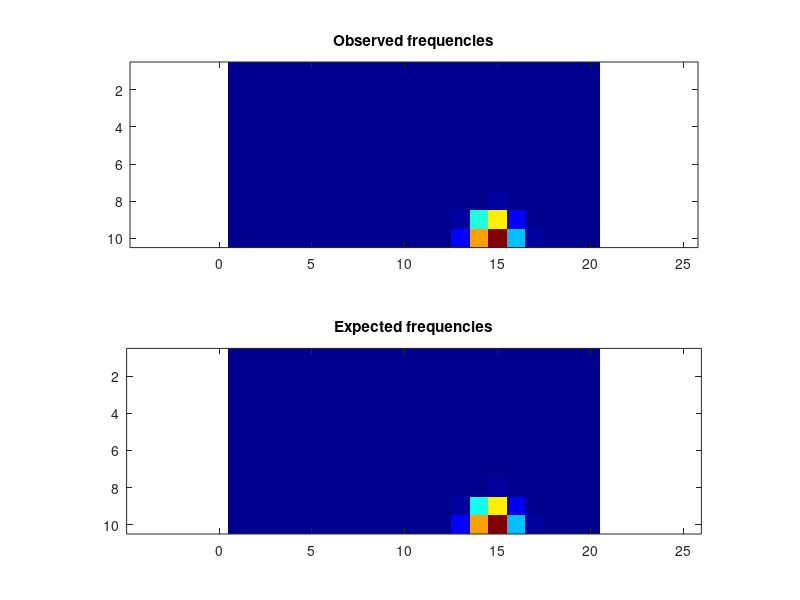

Write the MATLAB code that produced this figure.
obsFrequencies = [ 0, 0, 0, 0, 0, 0, 0, 0, 0, 0, 0, 0, 0, 0, 0, 0, 0, 0, 0, 0; 0, 0, 0, 0, 0, 0, 0, 0, 0, 0, 0, 0, 0, 0, 0, 0, 0, 0, 0, 0; 0, 0, 0, 0, 0, 0, 0, 0, 0, 0, 0, 0, 0, 0, 0, 0, 0, 0, 0, 0; 0, 0, 0, 0, 0, 0, 0, 0, 0, 0, 0, 0, 0, 0, 0, 0, 0, 0, 0, 0; 0, 0, 0, 0, 0, 0, 0, 0, 0, 0, 0, 0, 0, 0, 0, 0, 0, 0, 0, 0; 0, 0, 0, 0, 0, 0, 0, 0, 0, 0, 0, 0, 0, 0, 0, 0, 0, 0, 0, 0; 0, 0, 0, 0, 0, 0, 0, 0, 0, 0, 0, 0, 0, 7, 6, 1, 0, 0, 0, 0; 0, 0, 0, 0, 0, 0, 0, 0, 0, 0, 0, 0, 44, 2372, 4664, 356, 1, 0, 0, 0; 0, 0, 0, 0, 0, 0, 0, 0, 0, 0, 0, 65, 7442, 116762, 189277, 32538, 639, 1, 0, 0; 2, 1, 0, 0, 0, 0, 2, 4, 3, 10, 117, 2090, 34846, 212764, 297409, 90468, 7695, 379, 31, 4 ];
expFrequencies = [ 0, 0, 0, 0, 0, 0, 0, 0, 0, 0, 0, 0, 0, 0, 0, 0, 0, 0, 0, 0; 0, 0, 0, 0, 0, 0, 0, 0, 0, 0, 0, 0, 0, 0, 0, 0, 0, 0, 0, 0; 0, 0, 0, 0, 0, 0, 0, 0, 0, 0, 0, 0, 0, 0, 0, 0, 0, 0, 0, 0; 0, 0, 0, 0, 0, 0, 0, 0, 0, 0, 0, 0, 0, 0, 0, 0, 0, 0, 0, 0; 0, 0, 0, 0, 0, 0, 0, 0, 0, 0, 0, 0, 0, 0, 0, 0, 0, 0, 0, 0; 0, 0, 0, 0, 0, 0, 0, 0, 0, 7.99244e-37, 1.60268e-24, 1.9651e-14, 1.85937e-07, 0.000559478, 0.00171477, 1.64615e-05, 5.77741e-11, 8.84273e-20, 3.00601e-31, 0; 8.61357e-36, 0, 0, 0, 0, 0, 0, 1.86997e-39, 6.88866e-31, 3.94783e-22, 4.98056e-14, 2.49265e-07, 0.0138871, 4.17371, 10.0969, 0.324784, 5.43586e-05, 6.82368e-11, 1.83656e-18, 4.92118e-27; 6.23247e-21, 3.99793e-26, 2.61713e-30, 5.85898e-33, 1.7417e-33, 1.09508e-31, 4.15679e-28, 2.73012e-23, 9.08776e-18, 4.2751e-12, 8.36912e-07, 0.0238568, 41.1253, 2370.72, 4688.4, 375.258, 0.916389, 9.90402e-05, 1.04379e-09, 2.82341e-15; 5.69494e-10, 6.2142e-13, 2.81706e-15, 1.04885e-16, 5.62657e-17, 4.97157e-16, 4.73605e-14, 2.54172e-11, 3.78803e-08, 7.68102e-05, 0.110555, 62.0966, 7492.96, 116002, 189469, 32581.7, 630.999, 2.04531, 0.00198997, 1.05761e-06; 1.72052, 0.858659, 0.546756, 0.427414, 0.413292, 0.488466, 0.677232, 1.22567, 3.03749, 10.3908, 115.103, 2099.43, 34947.4, 212469, 297942, 90542, 7704.21, 389.634, 27.671, 5.10959 ];
colormap(jet);
clf; subplot(2,1,1);
imagesc(obsFrequencies);
title('Observed frequencies');
axis equal;
subplot(2,1,2);
imagesc(expFrequencies);
axis equal;
title('Expected frequencies');
